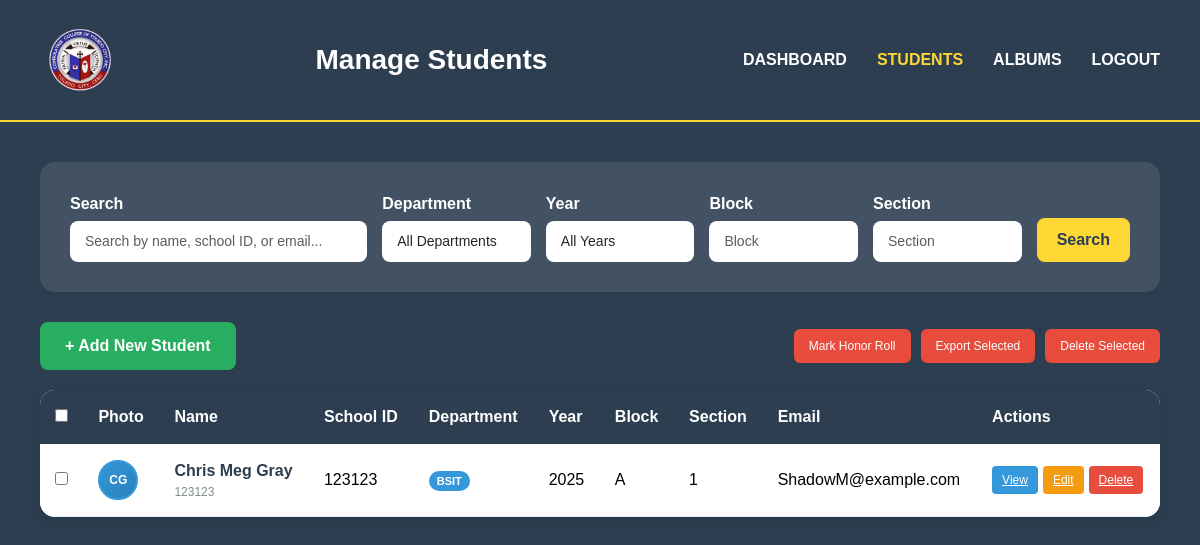
Page /panel/students/ (signed in) on the earlier database version.
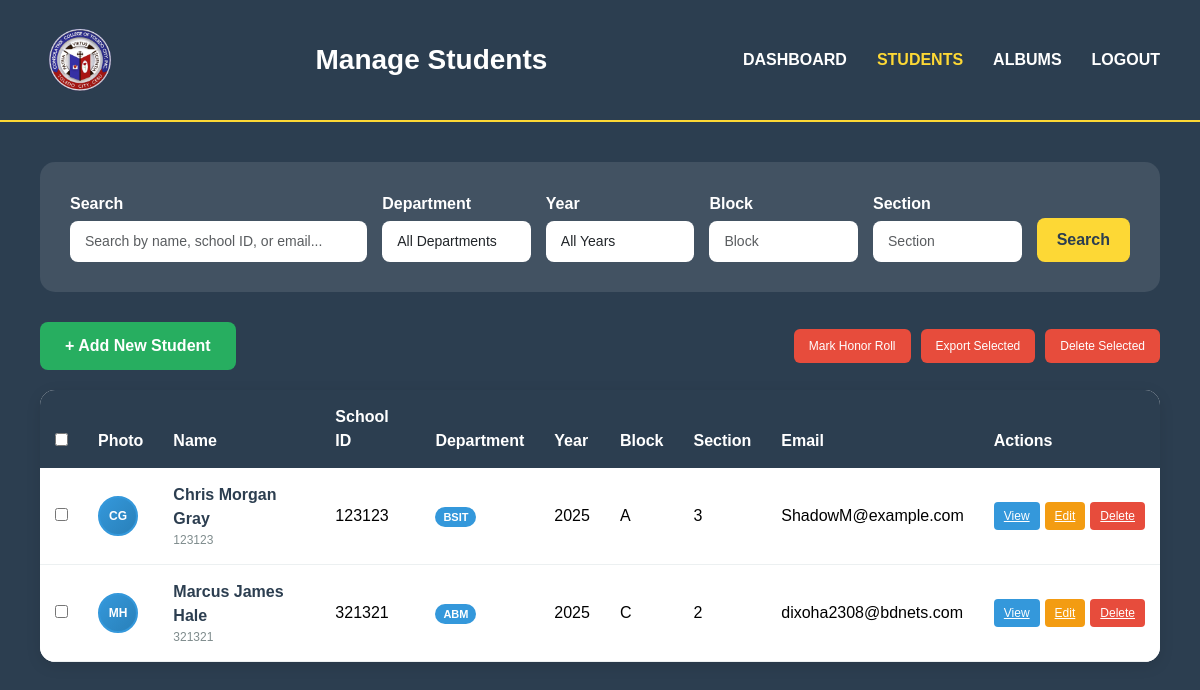
Same page on the later database version.
### yearbook/models.py (models this page shows, shortened)
class Student(models.Model):
    DEPARTMENTS = [
        ('BSHM', 'BSHM'),
        ('STEM', 'STEM'),
        ('ABM', 'ABM'),
        ('BSIT', 'BSIT'),
        ('BSED', 'BSED'),
    ]
    YEARS = [
        ('2021', '2021'),
        ('2022', '2022'),
        ('2023', '2023'),
        ('2024', '2024'),
        ('2025', '2025'),
    ]
    user = models.OneToOneField(User, on_delete=models.CASCADE, null=True, blank=True)
    first_name = models.CharField(max_length=100)
    middle_name = models.CharField(max_length=100, blank=True)
    last_name = models.CharField(max_length=100)
    school_id = models.CharField(max_length=50, unique=True)
    email = models.EmailField()
    department = models.CharField(max_length=10, choices=DEPARTMENTS)
    year = models.CharField(max_length=4, choices=YEARS)
    block = models.CharField(max_length=10)
    section = models.CharField(max_length=50)
    profile_photo = models.ImageField(upload_to='profile_photos/', null=True, blank=True)
    achievements = models.TextField(blank=True)
    created_at = models.DateTimeField(default=timezone.now)
    @property
    def full_name(self):
        return f"{self.first_name} {self.middle_name} {self.last_name}".strip()

### yearbook/views.py (the view, shortened to what this page needs)
# urls.py: path('panel/students/', views.admin_student_list, name='admin_student_list'),
@login_required
@user_passes_test(is_admin)
def admin_student_list(request):
    search_form = StudentSearchForm(request.GET)
    students = Student.objects.all()
    if search_form.is_valid():
        search = search_form.cleaned_data.get('search')
        department = search_form.cleaned_data.get('department')
        year = search_form.cleaned_data.get('year')
        block = search_form.cleaned_data.get('block')
        section = search_form.cleaned_data.get('section')
        if department:
            students = students.filter(department=department)
        if year:
            students = students.filter(year=year)
        if block:
            students = students.filter(block=block)
        if section:
            students = students.filter(section=section)
    paginator = Paginator(students, 20)
    page_number = request.GET.get('page')
    students = paginator.get_page(page_number)
    context = {
        'students': students,
        'search_form': search_form,
    }
    return render(request, 'yearbook/admin_student_list.html', context)

### yearbook/forms.py
class StudentSearchForm(forms.Form):
    search = forms.CharField(
        max_length=255,
        required=False,
        widget=forms.TextInput(attrs={
            'class': 'form-control',
            'placeholder': 'Search by name, school ID, or email...'
        })
    )
    department = forms.ChoiceField(
        choices=[('', 'All Departments')] + Student.DEPARTMENTS,
        required=False,
        widget=forms.Select(attrs={'class': 'form-control'})
    )
    year = forms.ChoiceField(
        choices=[('', 'All Years')] + Student.YEARS,
        required=False,
        widget=forms.Select(attrs={'class': 'form-control'})
    )
    block = forms.CharField(
        max_length=10,
        required=False,
        widget=forms.TextInput(attrs={
            'class': 'form-control',
            'placeholder': 'Block'
        })
    )
    section = forms.CharField(
        max_length=50,
        required=False,
        widget=forms.TextInput(attrs={
            'class': 'form-control',
            'placeholder': 'Section'
        })
    )

### yearbook/views.py (called while the page is built)
def is_admin(user):
    return user.is_authenticated and user.is_staff

### yearbook/template/yearbook/admin_student_list.html (shortened to what the changed rows need)
{% load static %}
<!DOCTYPE html>
<html lang="en">
<head>
  <link href="https://cdn.jsdelivr.net/npm/bootstrap@5.3.3/dist/css/bootstrap.min.css" rel="stylesheet">
</head>
<body>
  <header class="header">
    <h1 class="header-title">Manage Students</h1>
  </header>
  <div class="main-content">
    <div class="students-table">
      <table class="table table-hover">
        <thead>
          <tr>
            <th>
              <input type="checkbox" id="selectAll" onchange="toggleSelectAll()">
            </th>
            <th>Photo</th>
            <th>Name</th>
            <th>School ID</th>
            <th>Department</th>
            <th>Year</th>
            <th>Block</th>
            <th>Section</th>
            <th>Email</th>
            <th>Actions</th>
          </tr>
        </thead>
        <tbody>
          {% for student in students %}
            <tr>
              <td>
                <input type="checkbox" class="student-checkbox" value="{{ student.id }}" onchange="updateSelectedStudents()">
              </td>
              <td>
                {% if student.profile_photo %}
                  <img src="{{ student.profile_photo.url }}" alt="{{ student.full_name }}" class="student-photo">
                {% else %}
                  <div class="student-photo" style="background: linear-gradient(135deg, #3498DB, #2980B9); display: flex; align-items: center; justify-content: center; color: white; font-weight: bold; font-size: 12px;">
                    {{ student.first_name.0 }}{{ student.last_name.0 }}
                  </div>
                {% endif %}
              </td>
              <td>
                <div class="student-name">{{ student.full_name }}</div>
                <div class="student-info">{{ student.user.username|default:"No Account" }}</div>
              </td>
              <td>{{ student.school_id }}</td>
              <td>
                <span class="department-badge">{{ student.department }}</span>
              </td>
              <td>{{ student.year }}</td>
              <td>{{ student.block }}</td>
              <td>{{ student.section }}</td>
              <td>{{ student.email }}</td>
              <td>
                <div class="action-buttons">
                  <a href="{% url 'admin_student_detail' student.id %}" class="btn-action btn-view">View</a>
                  <a href="{% url 'admin_student_edit' student.id %}" class="btn-action btn-edit">Edit</a>
                  <a href="{% url 'admin_student_delete' student.id %}" class="btn-action btn-delete">Delete</a>
                </div>
              </td>
            </tr>
          {% endfor %}
        </tbody>
      </table>
    </div>
  </div>
</body>
</html>

Differences in the rows shown:
changed Student "ShadowM@example.com": full_name "Chris Meg Gray" → "Chris Morgan Gray"; section "1" → "3"
added Student: first_name.0 "M", last_name.0 "H", full_name "Marcus James Hale", user.username "321321", school_id "321321", department "ABM", year "2025", block "C", section "2", email "dixoha2308@bdnets.com"
